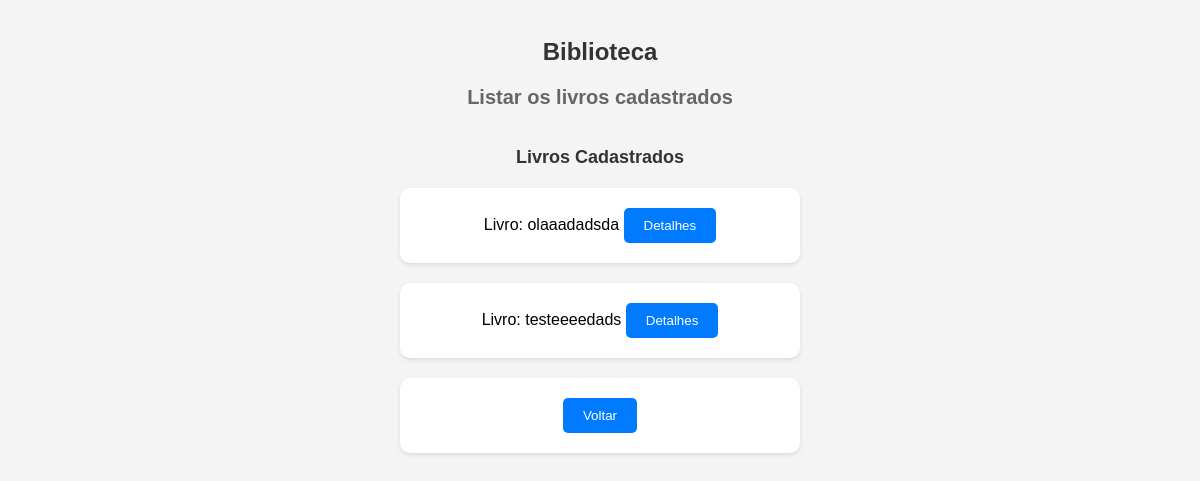
The page /listar/ on the database as committed earlier.
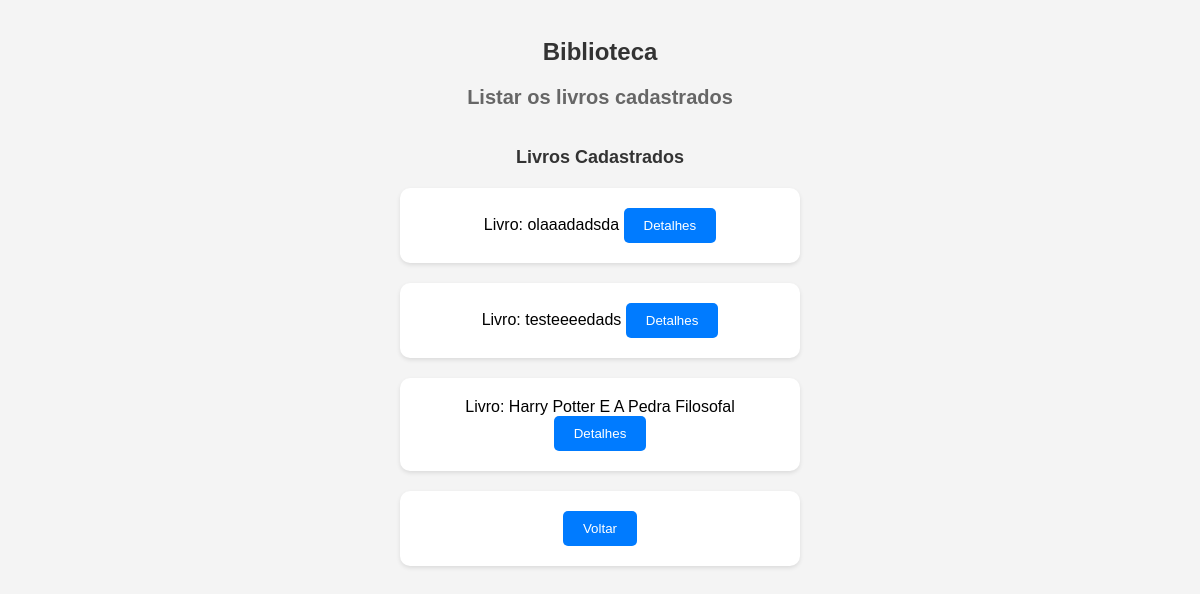
The same page on the database as committed later.
### core/models.py (models this page shows)
class LivroModel(models.Model):
    titulo = models.CharField('Título', max_length=200)
    editora = models.CharField('editora', max_length=200)
    autor = models.CharField('Autor', max_length=200)
    ano = models.CharField('Ano de Publicação', max_length=4)
    isbn = models.CharField('ISBN do livro', max_length=13)
    paginas = models.CharField('Número de páginas do livro', max_length=4)
    def __str__(self):
        return self.titulo

### core/views.py (the view)
# urls.py: path('listar/', views.listar, name='listar'),
def listar(request):
    if request.method == 'POST':
        livro_id = request.POST.get('livro_id', '')
        try:
            livro = LivroModel.objects.get(pk=livro_id)
            book_title = livro.isbn
            cover_url = get_book_cover(book_title)
            contexto = {'livro': livro, 'cover_url': cover_url}
        except ValueError:
            contexto = {}
        return render(request, "detalhes.html", contexto)
    else:
        livros = LivroModel.objects.all()
        contexto = {'livros': livros}
        return render(request, 'listar.html', contexto)

### core/templates/listar.html (shortened to what this page needs)
{% load static %}
<html lang="pt-br">
    <head>
        <link rel="stylesheet" href="{% static '/css/style.css' %}">
    </head>
    <body>
        <br>
            <h1> Biblioteca </h1>
            <h2> Listar os livros cadastrados </h2>
        <br>
        {% if livros %}
            <h3>Livros Cadastrados</h3>
            {% for livro in livros %}
                <form action={% url 'core:listar' %} novalidate method="POST" enctype="multipart/form-data">
                    Livro: {{ livro }}
                    <input type="submit" value="Detalhes"/>
                </form>
            {% endfor %}
        {% else %}
            <h2> Nenhum livro cadastrado </h2>
        {% endif %}
        <center>
            <form action={% url 'core:index' %} novalidate method="GET">
                <input type="submit" value="Voltar"/>
            </form>
        </center>
    </body>
</html>

Rows that differ between the two databases and show on the page:
added LivroModel: titulo "Harry Potter E A Pedra Filosofal"
